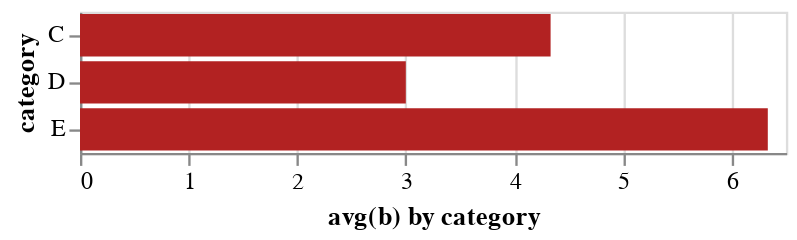

Notebook cell for this chart:
### Markdown cell above
### Custom Viz

### Code cell
alt.Chart(data).mark_bar(color='firebrick').encode(
    alt.Y('a').title('category'),
    alt.X('average(b)').title('avg(b) by category')
)

### Figure 1 — Vega-Lite specification as saved in the notebook (floating-point values rounded to 4 significant figures)
{"config": {"view": {"continuousWidth": 300, "continuousHeight": 300}}, "data": {"name": "data-347f1284ea3247c0f55cb966abbdd2d8"}, "mark": {"type": "bar", "color": "firebrick"}, "encoding": {"x": {"aggregate": "average", "field": "b", "title": "avg(b) by category", "type": "quantitative"}, "y": {"field": "a", "title": "category", "type": "nominal"}}, "$schema": "https://vega.github.io/schema/vega-lite/v5.8.0.json", "datasets": {"data-347f1284ea3247c0f55cb966abbdd2d8": [{"a": "C", "b": 2}, {"a": "C", "b": 7}, {"a": "C", "b": 4}, {"a": "D", "b": 1}, {"a": "D", "b": 2}, {"a": "D", "b": 6}, {"a": "E", "b": 8}, {"a": "E", "b": 4}, {"a": "E", "b": 7}]}}
